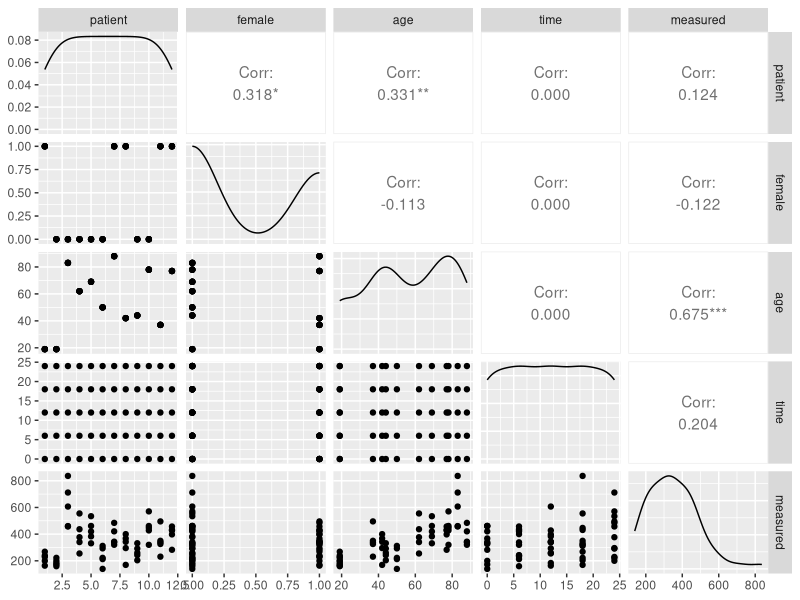
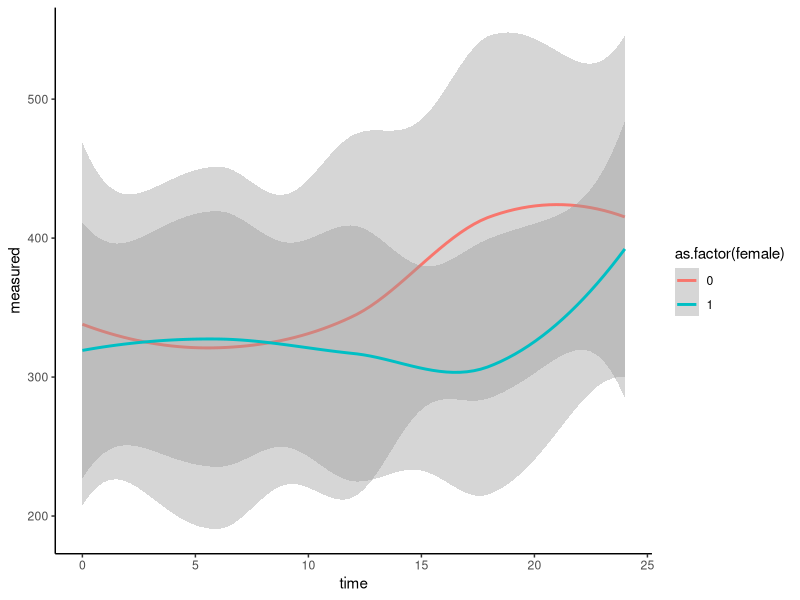

Reproduce these figures in R, in order. (Note: this script raises an error after producing the figures.)
## ---- chunk 1
knitr::opts_chunk$set(echo = TRUE)
library(ggplot2)
library(dplyr)
## ---- chunk 2
# Load dataset.
sgaj <- read.csv("sgaj.csv")
head(sgaj, 7)
## ---- chunk 3
library("GGally")
ggpairs(sgaj)
## ---- chunk 4
ggplot(sgaj, aes(x=time, y=measured, group=female, color=as.factor(female))) + geom_smooth() + theme_classic()

ggplot(sgaj, aes(x=time, y=measured, group=age_group, color=age_group)) + geom_smooth() + theme_classic()
## ---- chunk 5
summary(sgaj$age)

# Create age groups
sgaj <- sgaj %>%
  mutate(age_group = case_when(
    age >= 18 & age <= 30 ~ "18-30",
    age >= 31 & age <= 50 ~ "31-50",
    age >= 51 & age <= 70 ~ "51-70",
    age > 70 ~ "71+"
))
## ---- chunk 6
ggplot(sgaj, aes(x = as.factor(time), y = measured, group = patient, color = as.factor(female))) + 
  geom_point(size=3) +
  geom_line(linewidth=1.3) + 
  facet_wrap(~age_group, ncol=4) +
  theme_classic() +
  labs(
    title = "Trajectory of SGAJ levels by Patient - Faceted by Age Group",
    x = "Time After SEYAB Administration (hours)",
    y = "Measured SGAJ (μmol/L)",
    color = "Sex"
  ) +
  scale_color_manual(
    values = c("blue", "pink"), 
    labels = c("Male", "Female")  # Set labels for Male and Female
  )
## ---- chunk 7
model <- "model{
  # Linear regression model
  for (i in 1:n) {
    for(t in 1:T) {
       mu[i,t] = alpha[patient[i]] + beta*(age[i]-56)/10 + gamma*(time[j]-12)/24 + delta*female[i]
       y[i,t] ~ dnorm(mu[i,t], prec_psi)
    }
  }
  
  # Random effects
  for (p in 1:n_patients) {
    alpha[p] ~ dnorm(mu_patient, prec_patient)
  }
  
  # Priors for fixed effects
  beta ~ dnorm(0, 1/100)
  gamma ~ dnorm(0, 1/100)
  delta ~ dnorm(-0.1, 1/100)

  # Prior for the population average of the random intercepts
  mu_a ~ dnorm(250, 1/(20.41^2))

  # Prior for the standard deviation of the random intercepts
  sigma_patient ~ 
  prec_patient <- 1/(sigma_patient^2)

  # Prior for the measurement error variance
  sigma ~ dunif(0, 150)
  tau <- 1/(sigma^2)
}"
